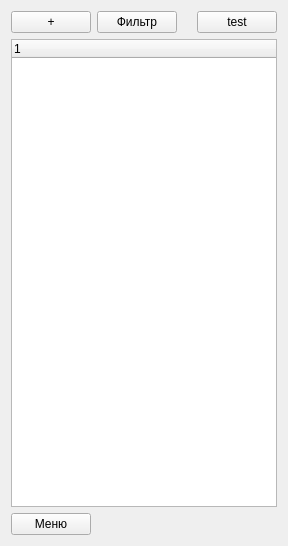
<?xml version="1.0" encoding="UTF-8"?>
<ui version="4.0">
 <class>MainWindow</class>
 <widget class="QMainWindow" name="MainWindow">
  <property name="geometry">
   <rect>
    <x>0</x>
    <y>0</y>
    <width>288</width>
    <height>546</height>
   </rect>
  </property>
  <property name="windowTitle">
   <string>Задачник</string>
  </property>
  <widget class="QWidget" name="centralWidget">
   <layout class="QGridLayout" name="gridLayout">
    <item row="0" column="0">
     <layout class="QHBoxLayout" name="horizontalLayout">
      <item>
       <widget class="QPushButton" name="pushButton_2">
        <property name="text">
         <string>+</string>
        </property>
       </widget>
      </item>
      <item>
       <widget class="QPushButton" name="pushButton_3">
        <property name="text">
         <string>Фильтр</string>
        </property>
       </widget>
      </item>
      <item>
       <spacer name="horizontalSpacer">
        <property name="orientation">
         <enum>Qt::Horizontal</enum>
        </property>
        <property name="sizeHint" stdset="0">
         <size>
          <width>40</width>
          <height>20</height>
         </size>
        </property>
       </spacer>
      </item>
      <item>
       <widget class="QPushButton" name="pushButtonTest">
        <property name="text">
         <string>test</string>
        </property>
       </widget>
      </item>
     </layout>
    </item>
    <item row="1" column="0">
     <widget class="QTreeWidget" name="treeWidget"/>
    </item>
    <item row="2" column="0">
     <layout class="QHBoxLayout" name="horizontalLayout_2">
      <item>
       <widget class="QPushButton" name="pushButton_4">
        <property name="text">
         <string>Меню</string>
        </property>
       </widget>
      </item>
      <item>
       <spacer name="horizontalSpacer_2">
        <property name="orientation">
         <enum>Qt::Horizontal</enum>
        </property>
        <property name="sizeHint" stdset="0">
         <size>
          <width>40</width>
          <height>20</height>
         </size>
        </property>
       </spacer>
      </item>
     </layout>
    </item>
   </layout>
  </widget>
 </widget>
 <layoutdefault spacing="6" margin="11"/>
 <resources/>
 <connections/>
</ui>
